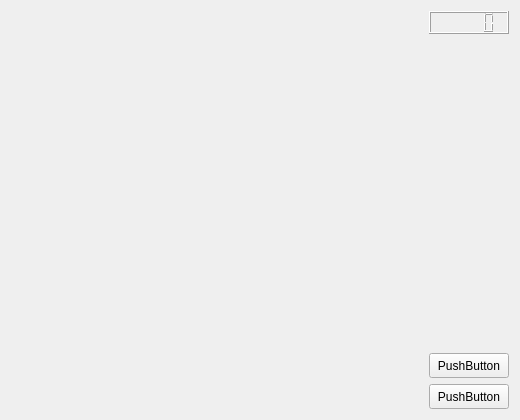
<?xml version="1.0" encoding="UTF-8"?>
<ui version="4.0">
 <class>MainWindowClass</class>
 <widget class="QMainWindow" name="MainWindowClass">
  <property name="windowModality">
   <enum>Qt::NonModal</enum>
  </property>
  <property name="geometry">
   <rect>
    <x>0</x>
    <y>0</y>
    <width>520</width>
    <height>420</height>
   </rect>
  </property>
  <property name="minimumSize">
   <size>
    <width>520</width>
    <height>420</height>
   </size>
  </property>
  <property name="maximumSize">
   <size>
    <width>520</width>
    <height>420</height>
   </size>
  </property>
  <property name="windowTitle">
   <string>MainWindow</string>
  </property>
  <widget class="QWidget" name="centralWidget">
   <layout class="QGridLayout" name="gridLayout">
    <item row="0" column="0">
     <layout class="QHBoxLayout" name="horizontalLayout">
      <item>
       <widget class="QWidget" name="widget" native="true">
        <property name="minimumSize">
         <size>
          <width>400</width>
          <height>400</height>
         </size>
        </property>
        <property name="maximumSize">
         <size>
          <width>400</width>
          <height>400</height>
         </size>
        </property>
       </widget>
      </item>
      <item>
       <spacer name="horizontalSpacer">
        <property name="orientation">
         <enum>Qt::Horizontal</enum>
        </property>
        <property name="sizeHint" stdset="0">
         <size>
          <width>40</width>
          <height>20</height>
         </size>
        </property>
       </spacer>
      </item>
      <item>
       <layout class="QVBoxLayout" name="verticalLayout">
        <item>
         <widget class="QLCDNumber" name="lcdNumber"/>
        </item>
        <item>
         <spacer name="verticalSpacer">
          <property name="orientation">
           <enum>Qt::Vertical</enum>
          </property>
          <property name="sizeHint" stdset="0">
           <size>
            <width>20</width>
            <height>40</height>
           </size>
          </property>
         </spacer>
        </item>
        <item>
         <widget class="QPushButton" name="pushButton">
          <property name="minimumSize">
           <size>
            <width>75</width>
            <height>25</height>
           </size>
          </property>
          <property name="focusPolicy">
           <enum>Qt::NoFocus</enum>
          </property>
          <property name="text">
           <string>PushButton</string>
          </property>
         </widget>
        </item>
        <item>
         <widget class="QPushButton" name="pushButton_2">
          <property name="minimumSize">
           <size>
            <width>0</width>
            <height>25</height>
           </size>
          </property>
          <property name="focusPolicy">
           <enum>Qt::NoFocus</enum>
          </property>
          <property name="text">
           <string>PushButton</string>
          </property>
         </widget>
        </item>
       </layout>
      </item>
     </layout>
    </item>
   </layout>
  </widget>
 </widget>
 <layoutdefault spacing="6" margin="11"/>
 <resources>
  <include location="mainwindow.qrc"/>
 </resources>
 <connections/>
</ui>
